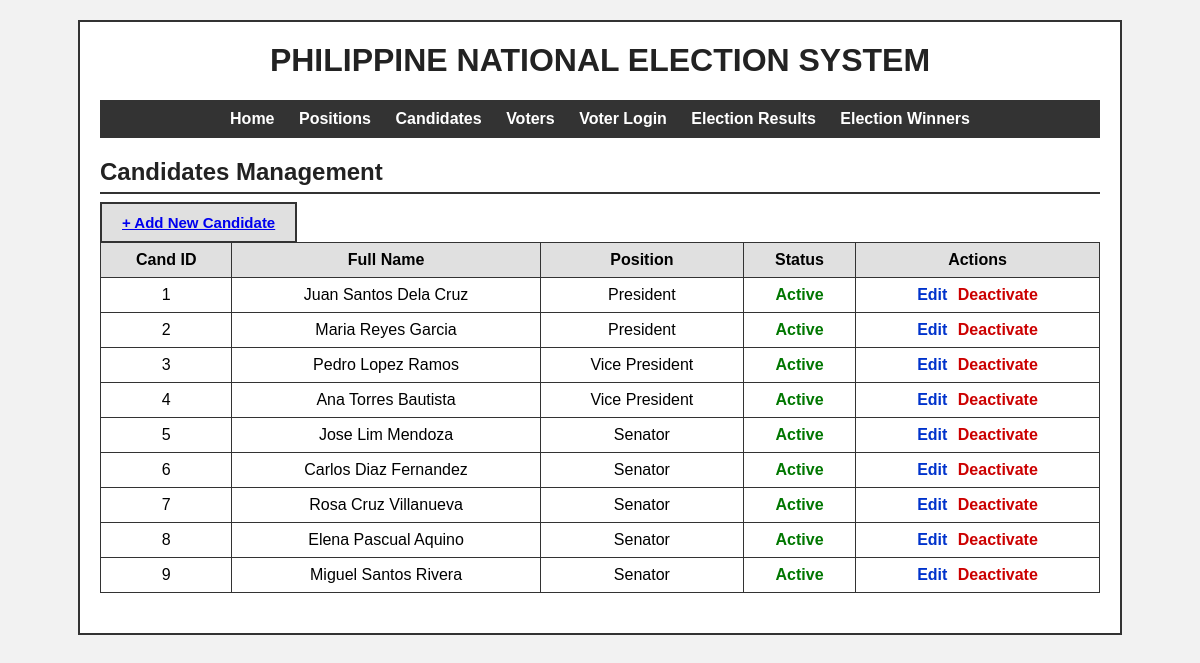
/candidates.php, run on the app's committed database.
### tables this page shows
CREATE TABLE candidates (
    candID INT AUTO_INCREMENT PRIMARY KEY,
    candFName VARCHAR(50) NOT NULL,
    candMName VARCHAR(50),
    candLName VARCHAR(50) NOT NULL,
    posID INT NOT NULL,
    candStat ENUM('Active','Inactive') NOT NULL DEFAULT 'Active',
    FOREIGN KEY (posID) REFERENCES positions(posID)
);

CREATE TABLE positions (
    posID INT AUTO_INCREMENT PRIMARY KEY,
    posName VARCHAR(100) NOT NULL,
    numOfPositions INT NOT NULL,
    posStat ENUM('Active','Inactive') NOT NULL DEFAULT 'Active'
);

### candidates.php (the view)
<?php
include "db.php";
include "header.php";
$result = $conn->query("SELECT c.*, p.posName FROM candidates c LEFT JOIN positions p ON c.posID = p.posID ORDER BY c.posID ASC, c.candID ASC");
?>
<h2>Candidates Management</h2>
<a href="add_candidate.php" class="btn">+ Add New Candidate</a>
<table>
    <thead>
        <tr>
            <th>Cand ID</th>
            <th>Full Name</th>
            <th>Position</th>
            <th>Status</th>
            <th>Actions</th>
        </tr>
    </thead>
    <tbody>
        <?php if ($result->num_rows > 0) { ?>
            <?php while ($row = $result->fetch_assoc()) { ?>
                <tr>
                    <td><?php echo htmlspecialchars($row['candID']); ?></td>
                    <td><?php echo htmlspecialchars($row['candFName'] . " " . $row['candMName'] . " " . $row['candLName']); ?></td>
                    <td><?php echo htmlspecialchars($row['posName'] !== null ? $row['posName'] : "N/A"); ?></td>
                    <td>
                        <?php if ($row['candStat'] === 'Active') { ?>
                            <span class="status-active">Active</span>
                        <?php } else { ?>
                            <span class="status-inactive">Inactive</span>
                        <?php } ?>
                    </td>
                    <td>
                        <a class="action-link" href="update_candidate.php?id=<?php echo $row['candID']; ?>">Edit</a>
                        <?php if ($row['candStat'] === 'Active') { ?>
                            <a class="action-link deactivate-link" href="deactivate_candidate.php?id=<?php echo $row['candID']; ?>">Deactivate</a>
                        <?php } else { ?>
                            <a class="action-link activate-link" href="deactivate_candidate.php?id=<?php echo $row['candID']; ?>">Activate</a>
                        <?php } ?>
                    </td>
                </tr>
            <?php } ?>
        <?php } else { ?>
            <tr>
                <td colspan="5">No candidates found.</td>
            </tr>
        <?php } ?>
    </tbody>
</table>
<?php include "footer.php"; $conn->close(); ?>

### header.php (shortened to what this page needs)
<!DOCTYPE html>
<html lang="en">
<head>
    <link rel="stylesheet" href="style.css">
</head>
<body>
    <div class="container">
        <h1>PHILIPPINE NATIONAL ELECTION SYSTEM</h1>
        <div class="navbar">
            <a href="index.php">Home</a>
            <a href="positions.php">Positions</a>
            <a href="candidates.php">Candidates</a>
            <a href="voters.php">Voters</a>
            <?php if (isset($_SESSION['voterID'])) { ?>
                <a href="vote.php">Vote</a>
                <a href="logout.php">Logout (<?php echo htmlspecialchars($_SESSION['voterID']); ?>)</a>
            <?php } else { ?>
                <a href="vote_login.php">Voter Login</a>
            <?php } ?>
            <a href="results.php">Election Results</a>
            <a href="winners.php">Election Winners</a>
        </div>

### footer.php
    </div>
</body>
</html>

### style.css (style rules this page uses)
body { font-family: Arial, Helvetica, sans-serif; background-color: #f2f2f2; margin: 0; padding: 20px; }
.container { max-width: 1000px; margin: 0 auto; background-color: #ffffff; border: 2px solid #333333; padding: 20px; }
h1 { text-align: center; color: #222222; margin-top: 0; }
h2 { border-bottom: 2px solid #333333; padding-bottom: 6px; color: #222222; }
.navbar { background-color: #333333; padding: 10px; margin-bottom: 20px; text-align: center; }
.navbar a { color: #ffffff; text-decoration: none; margin: 0 10px; font-weight: bold; }
table { width: 100%; border-collapse: collapse; margin-top: 10px; margin-bottom: 20px; }
table th, table td { border: 1px solid #333333; padding: 8px; text-align: center; }
table th { background-color: #e0e0e0; }
form button, .btn { margin-top: 15px; padding: 10px 20px; font-size: 15px; font-weight: bold; border: 2px solid #333333; background-color: #e0e0e0; cursor: pointer; }
.action-link { margin: 0 3px; text-decoration: none; font-weight: bold; color: #0033cc; }
.deactivate-link { color: #cc0000; }
.status-active { color: #007700; font-weight: bold; }

### data on the page
candidates: candID "1", candFName+candMName+candLName "Juan Santos Dela Cruz", posID.posName "President", candStat "Active"
candidates: candID "2", candFName+candMName+candLName "Maria Reyes Garcia", posID.posName "President", candStat "Active"
candidates: candID "3", candFName+candMName+candLName "Pedro Lopez Ramos", posID.posName "Vice President", candStat "Active"
candidates: candID "4", candFName+candMName+candLName "Ana Torres Bautista", posID.posName "Vice President", candStat "Active"
candidates: candID "5", candFName+candMName+candLName "Jose Lim Mendoza", posID.posName "Senator", candStat "Active"
candidates: candID "6", candFName+candMName+candLName "Carlos Diaz Fernandez", posID.posName "Senator", candStat "Active"
candidates: candID "7", candFName+candMName+candLName "Rosa Cruz Villanueva", posID.posName "Senator", candStat "Active"
candidates: candID "8", candFName+candMName+candLName "Elena Pascual Aquino", posID.posName "Senator", candStat "Active"
candidates: candID "9", candFName+candMName+candLName "Miguel Santos Rivera", posID.posName "Senator", candStat "Active"
